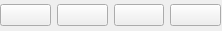
<?xml version="1.0" encoding="UTF-8"?>
<ui version="4.0">
 <class>Player</class>
 <widget class="QWidget" name="Player">
  <property name="geometry">
   <rect>
    <x>0</x>
    <y>0</y>
    <width>222</width>
    <height>31</height>
   </rect>
  </property>
  <property name="windowTitle">
   <string>Form</string>
  </property>
  <widget class="QWidget" name="horizontalLayoutWidget">
   <property name="geometry">
    <rect>
     <x>0</x>
     <y>0</y>
     <width>221</width>
     <height>31</height>
    </rect>
   </property>
   <layout class="QHBoxLayout" name="horizontalLayout">
    <item>
     <widget class="QPushButton" name="pushButton_backward">
      <property name="text">
       <string/>
      </property>
      <property name="icon">
       <iconset resource="../resorces.qrc">
        <normaloff>:/root/resources/media/skip-backward.svg</normaloff>:/root/resources/media/skip-backward.svg</iconset>
      </property>
     </widget>
    </item>
    <item>
     <widget class="QPushButton" name="pushButton_Play">
      <property name="text">
       <string/>
      </property>
      <property name="icon">
       <iconset resource="../resorces.qrc">
        <normaloff>:/root/resources/media/playback-start.svg</normaloff>:/root/resources/media/playback-start.svg</iconset>
      </property>
     </widget>
    </item>
    <item>
     <widget class="QPushButton" name="pushButton_Stop">
      <property name="text">
       <string/>
      </property>
      <property name="icon">
       <iconset resource="../resorces.qrc">
        <normaloff>:/root/resources/media/stop.svg</normaloff>:/root/resources/media/stop.svg</iconset>
      </property>
     </widget>
    </item>
    <item>
     <widget class="QPushButton" name="pushButton_Forward">
      <property name="text">
       <string/>
      </property>
      <property name="icon">
       <iconset resource="../resorces.qrc">
        <normaloff>:/root/resources/media/skip-forward.svg</normaloff>:/root/resources/media/skip-forward.svg</iconset>
      </property>
     </widget>
    </item>
   </layout>
  </widget>
 </widget>
 <resources>
  <include location="../resorces.qrc"/>
 </resources>
 <connections/>
</ui>
